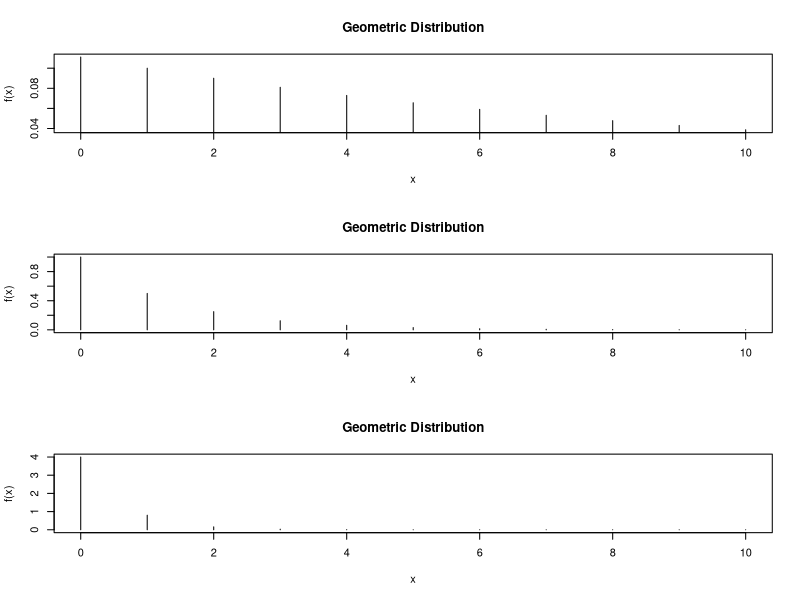

R code for this plot:
#Function of Geometric Disrtibution
GD <- function(x, p) {
    GD <- p*(1-p)^(x-1)
    return(GD)
}

x <- seq(0, 10, 1) #class limits

par(mfrow = c(3, 1))

#ploting the graph of Geometric Distribution for p = 0.1, 0.5, 0.8
plot(x, GD(x, 0.1), type = "h", xlab = "x", ylab = "f(x)", main = "Geometric Distribution")
plot(x, GD(x, 0.5), type = "h", xlab = "x", ylab = "f(x)", main = "Geometric Distribution")
plot(x, GD(x, 0.8), type = "h", xlab = "x", ylab = "f(x)", main = "Geometric Distribution")
